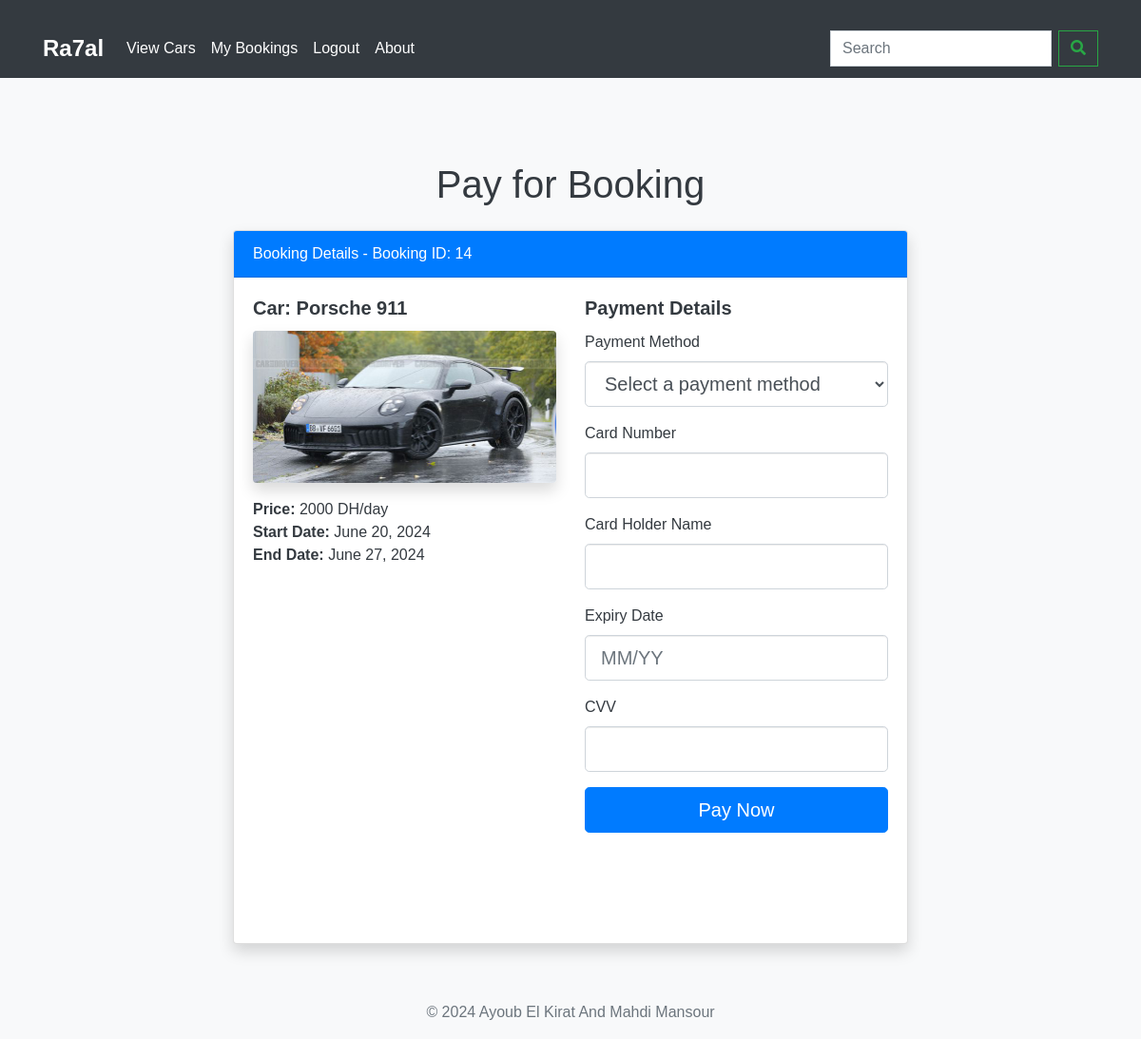
The page /pay/14/ (signed in) on the database its author committed.
### base/models.py (models this page shows, shortened)
class Booking(models.Model):
    id = models.AutoField(primary_key=True)
    user = models.ForeignKey(User, on_delete=models.CASCADE)
    car = models.ForeignKey(Car, on_delete=models.CASCADE)
    start_date = models.DateField()
    end_date = models.DateField()
    is_approved = models.BooleanField(default=False)
    is_active = models.BooleanField(default=True)

class Car(models.Model):
    id = models.AutoField(primary_key=True)
    name = models.CharField(max_length=100)
    model = models.CharField(max_length=100)
    year = models.IntegerField()
    price = models.IntegerField()
    image = models.ImageField(upload_to='car_images')
    is_available = models.BooleanField(default=True)
    city = models.CharField(max_length=100)
    class Meta:
        ordering = ['name']

### base/views.py (the view)
# urls.py: path('pay/<int:id>/', views.pay, name='pay'),
@login_required
def pay(request, id):
    booking = get_object_or_404(Booking, id=id)
    if request.method == 'POST':
        form = PaymentForm(request.POST)
        if form.is_valid():
            card_number = form.cleaned_data['card_number'].replace(' ', '')
            expiry_date = form.cleaned_data['expiry_date']
            month, year = expiry_date.split('/')
            month = int(month)
            year = int(year) + 2000
            current_year = datetime.now().year
            current_month = datetime.now().month
            if year < current_year or (year == current_year and month < current_month):
                form.add_error('expiry_date', 'Expiry date is in the past.')
            if not form.errors:
                payment = form.save(commit=False)
                payment.booking = booking
                payment.amount = booking.car.price
                payment.save()
                booking.is_approved = True
                booking.save()
                return redirect(reverse('my_bookings'))
    else:
        form = PaymentForm()
    return render(request, 'base/pay.html', {'form': form, 'booking': booking})

### base/forms.py (shortened to what this page needs)
class PaymentForm(forms.ModelForm):
    class Meta:
        model = Payment
        fields = ['payment_method', 'card_number', 'card_holder', 'expiry_date', 'cvv']
        widgets = {
            'payment_method': forms.Select(attrs={'class': 'form-control'}),
            'card_number': forms.TextInput(attrs={'class': 'form-control'}),
            'card_holder': forms.TextInput(attrs={'class': 'form-control'}),
            'expiry_date': forms.TextInput(attrs={'class': 'form-control'}),
            'cvv': forms.TextInput(attrs={'class': 'form-control'}),
        }

### base/templates/base/pay.html (shortened to what this page needs)
{% extends 'base.html' %}
{% block content %}
<div class="container mb-5">
    <div class="row justify-content-center">
        <div class="col-md-8">
            <h1 class="mb-4 text-center">Pay for Booking</h1>
            <div class="card mb-4 shadow">
                <div class="card-header bg-primary text-white">
                    Booking Details - Booking ID: {{ booking.id }}
                </div>
                <div class="card-body">
                    <div class="row">
                        <div class="col-md-6">
                            <h5 class="card-title">Car: {{ booking.car.name }} {{ booking.car.model }}</h5>
                            <img src="{{ booking.car.image.url }}" class="img-fluid rounded shadow mb-3" alt="{{ booking.car.name }}">
                            <p class="card-text"><strong>Price:</strong> {{ booking.car.price }} DH/day</p>
                            <p class="card-text"><strong>Start Date:</strong> {{ booking.start_date }}</p>
                            <p class="card-text"><strong>End Date:</strong> {{ booking.end_date }}</p>
                        </div>
                        <div class="col-md-6">
                            <h5 class="card-title">Payment Details</h5>
                            <form method="post" novalidate onsubmit="stripSpaces()">
                                <div class="form-group mb-3 position-relative">
                                    <label for="payment_method">Payment Method</label>
                                    <select name="payment_method" id="payment_method" class="form-control form-control-lg" required>
                                        <option value="" disabled selected>Select a payment method</option>
                                    </select>
                                </div>
                                <div class="form-group mb-3 position-relative">
                                    <label for="card_number">Card Number</label>
                                    <input type="text" name="card_number" id="card_number" class="form-control form-control-lg" required maxlength="19" oninput="formatCardNumber(this)">
                                </div>
                                <div class="form-group mb-3">
                                    <label for="card_holder">Card Holder Name</label>
                                    <input type="text" name="card_holder" id="card_holder" class="form-control form-control-lg" required>
                                </div>
                                <div class="form-group mb-3">
                                    <label for="expiry_date">Expiry Date</label>
                                    <input type="text" name="expiry_date" id="expiry_date" class="form-control form-control-lg" placeholder="MM/YY" required oninput="formatExpiryDate(this)">
                                </div>
                                <div class="form-group mb-3">
                                    <label for="cvv">CVV</label>
                                    <input type="text" name="cvv" id="cvv" class="form-control form-control-lg" required maxlength="3">
                                </div>
                                <button type="submit" class="btn btn-primary btn-block btn-lg">Pay Now</button>
                            </form>
                        </div>
                    </div>
                </div>
            </div>
        </div>
    </div>
</div>
{% endblock %}

### static/styles.css (style rules this page uses)
body, h1, h2, h3, h4, h5, h6, p { margin: 0; padding: 0; font-family: 'Arial', sans-serif; }
body { font-family: 'Arial', sans-serif; background-color: #f8f9fa; color: #343a40; min-height: 100vh; display: flex; flex-direction: column; }
.container { margin-top: 20px; flex: 1; }
.btn-primary, .btn-outline-primary { transition: background-color 0.3s, color 0.3s; }
.form-control { border-radius: 0.25rem; }
.card { height: 100%; display: flex; flex-direction: column; justify-content: space-between; }
.card-title { font-size: 1.25rem; font-weight: bold; }
.mb-4, .my-4 { margin-bottom: 1.5rem !important; }
.mb-5, .my-5 { margin-bottom: 3rem !important; }
.form-control-lg { font-size: 1.25rem; padding: 0.5rem 1rem; border-radius: 0.3rem; border: 1px solid #ced4da; box-shadow: inset 0 1px 1px rgba(0, 0, 0, 0.075); }
.btn-block { display: block; width: 100%; }
.btn-lg { padding: 0.5rem 1rem; font-size: 1.25rem; border-radius: 0.3rem; }

### rows shown on the page
Booking: id "14", car.name "Porsche", car.model "911", car.image (picture), car.price "2000", start_date "June 20, 2024", end_date "June 27, 2024"
